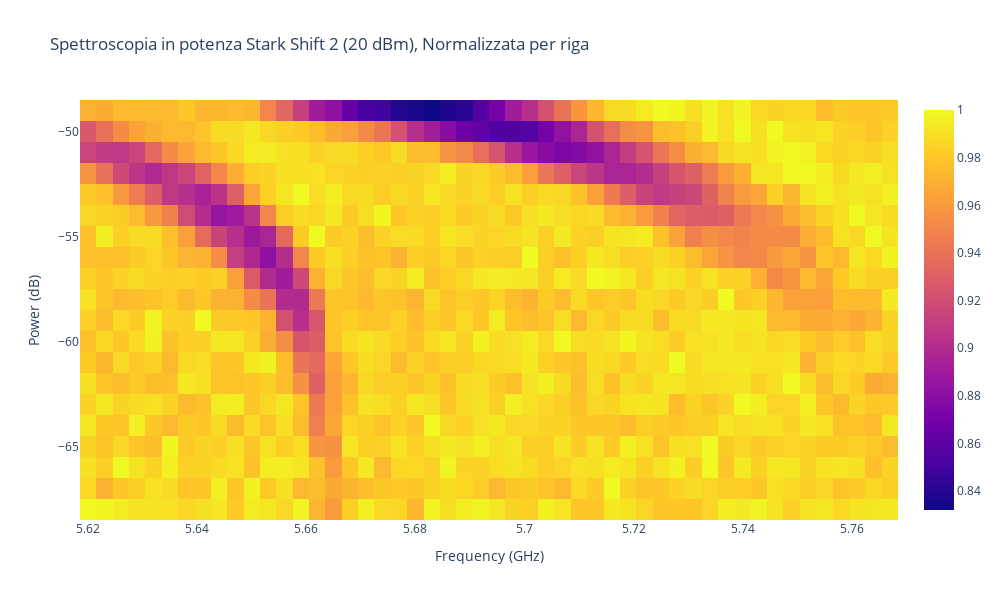

The notebook cell this image was saved under:
### Code cell
import plotly.express as px

taitol = 'Spettroscopia in potenza Stark Shift 2 (20 dBm), Normalizzata per riga'

att = 20 + 3                # Attenuazione out of power combiner (dBm) + attenuazione power_comb (dBm)

MSR = Ts.load_hdf5_to_dict('Spec_StarkShift_20dBm_25dBmGen210624.h5')['measurments']['Measuerments']
freqs_sg = Ts.load_hdf5_to_dict('Spec_StarkShift_20dBm_25dBmGen210624.h5')['measurments']['f_sig_gen']
lvl_vna = Ts.load_hdf5_to_dict('Spec_StarkShift_20dBm_25dBmGen210624.h5')['measurments']['dBm_vna']


fig = px.imshow(MSR/np.min(MSR, axis = 1, keepdims = True), aspect="auto", labels=dict(x = 'Frequency (GHz)', y = 'Power (dB)', z = 'MSR'), x = freqs_sg/1e9, y = lvl_vna - att, origin = 'lower', title = taitol)

fig.update_layout(
    width = 1000,
    height = 600
    )

fig.update_traces(hoverongaps=False, hovertemplate='Frequency: %{x}<br>Amplitude: %{y}<br>MSR: %{z}')

### Figure 1 — Plotly figure (JSON) as saved in the notebook; plotly's stock layout.template omitted (floating-point values rounded to 4 significant figures; data arrays with more than 128 entries replaced by an {"elided": "..."} marker saying what was removed)
{"data": [{"coloraxis": "coloraxis", "hoverongaps": false, "hovertemplate": "Frequency: %{x}<br>Amplitude: %{y}<br>MSR: %{z}", "name": "0", "type": "heatmap", "x": [5.62, 5.623, 5.626, 5.629, 5.632, 5.635, 5.638, 5.641, 5.644, 5.647, 5.65, 5.653, 5.656, 5.659, 5.662, 5.665, 5.668, 5.671, 5.674, 5.677, 5.68, 5.683, 5.686, 5.689, 5.692, 5.695, 5.698, 5.701, 5.704, 5.707, 5.71, 5.713, 5.716, 5.719, 5.722, 5.725, 5.728, 5.731, 5.734, 5.737, 5.74, 5.743, 5.746, 5.749, 5.752, 5.755, 5.758, 5.761, 5.764, 5.767], "xaxis": "x", "y": [-68, -67, -66, -65, -64, -63, -62, -61, -60, -59, -58, -57, -56, -55, -54, -53, -52, -51, -50, -49], "yaxis": "y", "z": {"elided": "20x50 float values"}}], "layout": {"coloraxis": {"colorscale": [[0, "#0d0887"], [0.1111, "#46039f"], [0.2222, "#7201a8"], [0.3333, "#9c179e"], [0.4444, "#bd3786"], [0.5556, "#d8576b"], [0.6667, "#ed7953"], [0.7778, "#fb9f3a"], [0.8889, "#fdca26"], [1, "#f0f921"]]}, "height": 600, "title": {"text": "Spettroscopia in potenza Stark Shift 2 (20 dBm), Normalizzata per riga"}, "width": 1000, "xaxis": {"anchor": "y", "domain": [0, 1], "title": {"text": "Frequency (GHz)"}}, "yaxis": {"anchor": "x", "autorange": true, "domain": [0, 1], "title": {"text": "Power (dB)"}}}}
